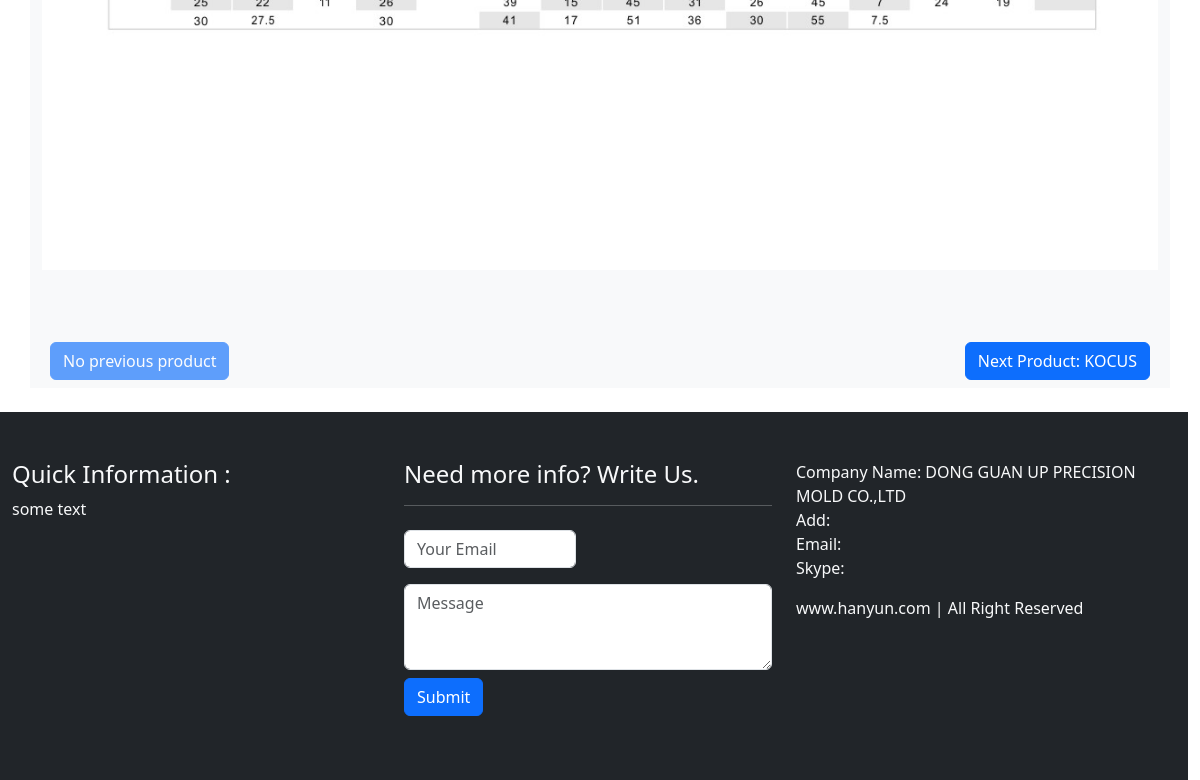
Before: /product/1 (lower part) with the older database file.
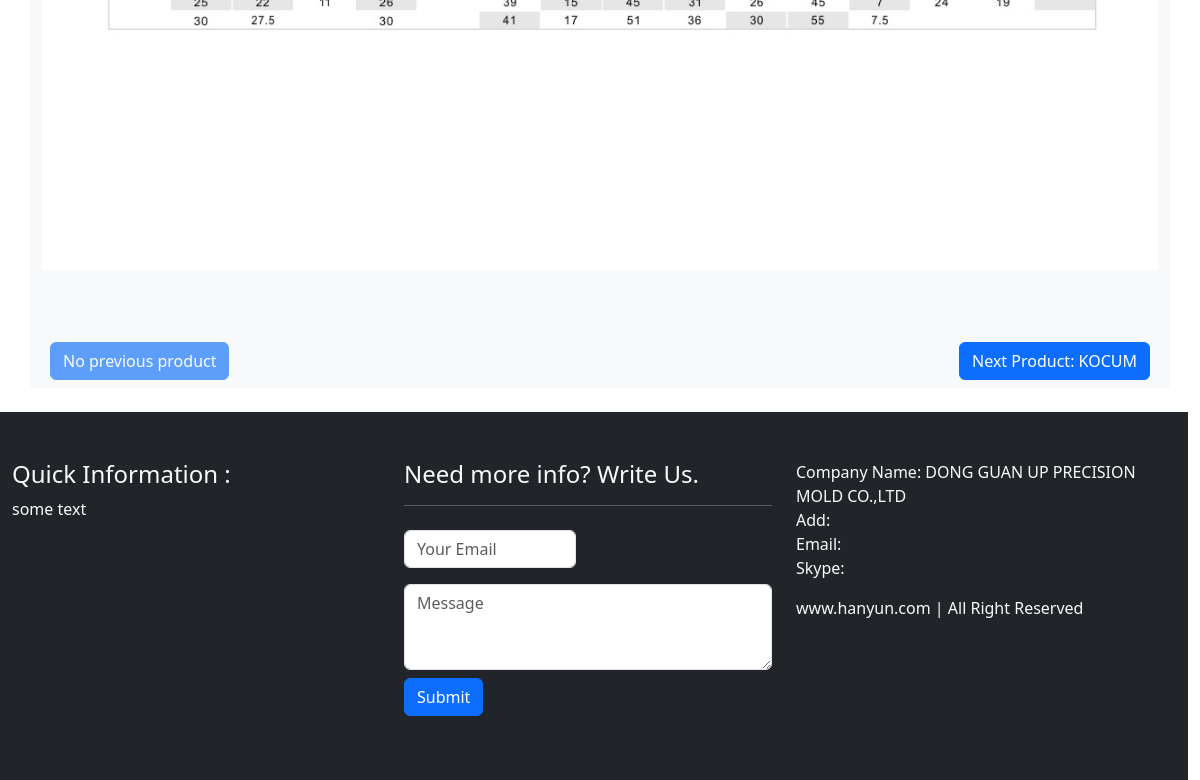
After: the same page with the newer database file.
### app.py (models this page shows)
class Product(db.Model):  # 产品表
    __tablename__ = 'product'
    id = db.Column(db.Integer, primary_key=True)
    name = db.Column(db.String(20))
    price = db.Column(db.Float)
    description = db.Column(db.String(200))
    content = db.Column(db.Text())
    timestamp = db.Column(db.DateTime, default=datetime.utcnow())
    clicks = db.Column(db.Integer)

### app.py (the view)
@app.route('/product/<int:product_id>')
def product(product_id):
    product = Product.query.get(product_id)
    n_product = Product.query.filter(Product.id > product_id).order_by(Product.id.asc()).first()
    p_product = Product.query.filter(Product.id < product_id).order_by(Product.id.desc()).first()
    return render_template('product.html', product=product, p_product=p_product, n_product=n_product)

### app.py (called while the page is built)
@app.context_processor
def make_template_context():
    return dict(
        products=Product.query.order_by(Product.id.asc()).all(),
        about=About.query.order_by(About.timestamp.desc()).first(),
        advantages=Advantage.query.order_by(Advantage.id.asc()).all()
    )

### templates/product.html (shortened to what this page needs)
{% extends 'base.html' %}
{% block content %}
                    {% set photo = product.photos|first %}
    <section class="py-4 bg-white">
        <div class="container bg-light">
            <div class="d-flex flex-column align-items-center img-fluid">
                {{ product.content | replace("<img", "<img class='img-fluid h-100'") | safe }}
            </div>
            <div class="d-flex justify-content-between mt-5 p-2">
                <a class="btn btn-primary{% if not p_product %} disabled{% endif %} " href="{{ url_for('previous_product', product_id=product.id) }}">
                    {% if p_product %}
                        Previous Product: {{ p_product.name }}
                    {% else %}
                        No previous product
                    {% endif %}
                </a>
                <a class="btn btn-primary{% if not n_product %} disabled{% endif %} "
                   href="{{ url_for('next_product', product_id=product.id) }}">
                    {% if n_product %}
                       Next Product: {{ n_product.name }}
                    {% else %}
                        No previous product
                    {% endif %}
                </a>
            </div>
        </div>
    </section>
{% endblock %}

### templates/base.html (shortened to what this page needs)
<!DOCTYPE html>
<html lang="en">
<head>
    {% block head %}
        <link href="https://cdn.jsdelivr.net/npm/bootstrap@5.3.3/dist/css/bootstrap.min.css" rel="stylesheet">
        <link rel="stylesheet" href="https://cdn.staticfile.net/font-awesome/6.5.1/css/all.min.css">
        <link rel="stylesheet" href="{{ url_for('static', filename='css/styles.css') }}">
    {% endblock %}
</head>
<body>
{% block content %}
{% endblock %}
{% block footer %}
    <div class="container-fluid row bg-dark text-light py-5">
        <div class="col-md-4">
            <h4>Quick Information :</h4>
            <p>
                some text
            </p>
        </div>
        <div class="col-md-4">
            <h4>Need more info? Write Us. </h4>
            <hr>
            <form>
                <div class="row">
                    <div class="col-md-6 col-sm-6 py-2">
                        <div class="form-group">
                            <input type="text" class="form-control" required="required" placeholder="Your Email">
                        </div>
                    </div>
                </div>
                <div class="row">
                    <div class="col-md-12 col-sm-12 py-2">
                        <div class="form-group">
                            <textarea name="message" id="message" required="required" class="form-control" rows="3"
                                      placeholder="Message"></textarea>
                        </div>
                        <div class="form-group py-2">
                            <button type="submit" class="btn btn-primary">Submit</button>
                        </div>
                    </div>
                </div>
            </form>
        </div>
        <div class="col-md-4">
            <p>
                Company Name: DONG GUAN UP PRECISION MOLD CO.,LTD<br>
                Add:<br>
                Email: <br>
                Skype:<br>
            </p>
            <p>www.hanyun.com | All Right Reserved</p>
        </div>
    </div>
{% endblock %}
</body>
</html>

Changed rows visible on the page:
changed Product: name "KOCUS" → "KOCUM"
